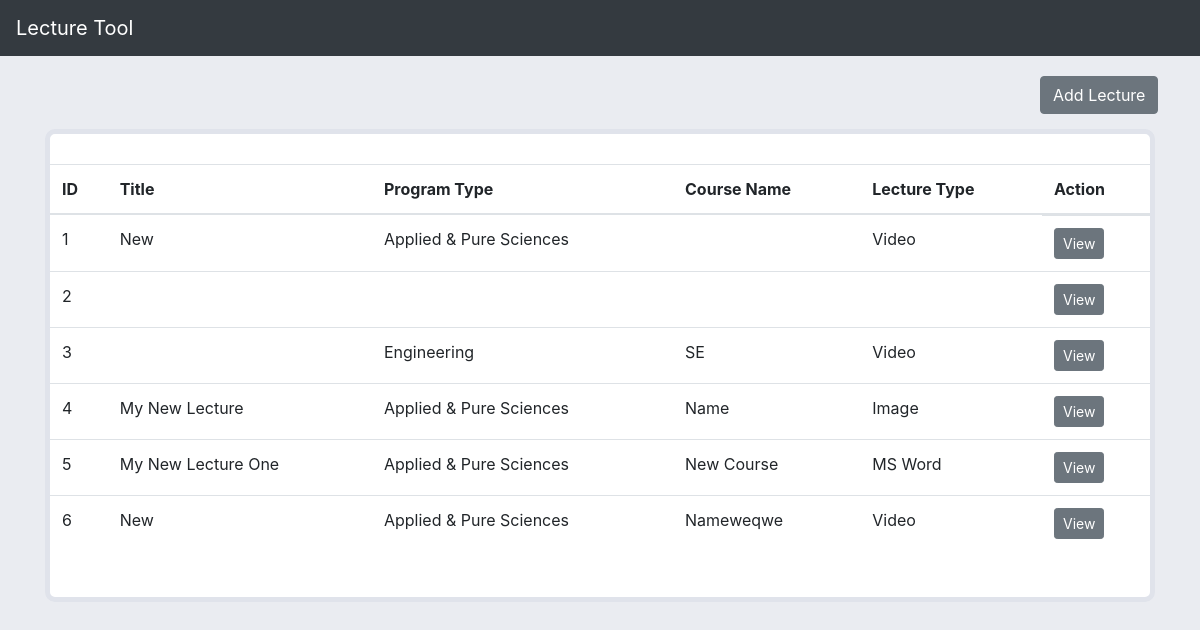
Page /list.php on the committed database.
### tables this page shows
CREATE TABLE IF NOT EXISTS `lectures` (
  `id` int(11) NOT NULL AUTO_INCREMENT,
  `lec_title` varchar(30) NOT NULL,
  `prog_type` varchar(50) NOT NULL,
  `course_name` varchar(30) NOT NULL,
  `lec_type` varchar(50) NOT NULL,
  `file_path` varchar(2000) NOT NULL,
  PRIMARY KEY (`id`)
);

### list.php (the view, shortened to what this page needs)
<!DOCTYPE html>
<html>
<head>
    <link href="css/bootstrap.min.css" rel="stylesheet">
    <link href="style.css" rel="stylesheet">
</head>
<body style="background:#eaecf1">
    <nav class="navbar navbar-expand-lg navbar-dark bg-dark">
        <a class="navbar-brand" href="list.php">Lecture Tool</a>
    </nav>
    <div class="container">
        <div class="row">
            <div class="col-sm-10"></div>
            <div class="col-sm-2">
                <a href="index.php" type="button" class="btn btn-secondary add-lec-btn" id="list_lec_btn">Add Lecture</a>
            </div>
        </div>
        <div class="row lec_list-cls" id="lec_list">
            <table class="table">
                <thead>
                    <tr>
                        <th scope="col">ID</th>
                        <th scope="col">Title</th>
                        <th scope="col">Program Type</th>
                        <th scope="col">Course Name</th>
                        <th scope="col">Lecture Type</th>
                        <th scope="col">Action</th>
                    </tr>
                </thead>
                <tbody>
                <?php
                    $servername = "localhost";
                    $database = "lecture";
                    $username = "root";
                    $password = "123456";
                    $db = mysqli_connect($servername, $username, $password, $database);
                    $query = mysqli_query($db, "SELECT * FROM lectures") or die (mysqli_error($dbconnect));
                    while ($row = mysqli_fetch_array($query)) {
                        echo
                         "<tr>
                            <td>{$row['id']}</td>
                            <td>{$row['lec_title']}</td>
                            <td>{$row['prog_type']}</td>
                            <td>{$row['course_name']}</td>
                            <td>{$row['lec_type']}</td>
                            <td style='display: flex'>
                                <form action='list.php' method='post'>
                                    <input type='submit' name='view' class='btn btn-secondary btn-sm' value='View' />
                                    <input type='hidden' name='id' value='{$row['id']}'/>
                                </form>
                                <!--<form action='list.php' method='post'>
                                     <input type='submit' name='delete' class='btn btn-danger btn-sm' value='Delete' />
                                     <input type='hidden' name='id' value='{$row['id']}'/>
                                 </form> -->
                            </td>
                         </tr>";
                      }
                ?>
                </tbody>
            </table>
        </div>
    </div>
</body>
</html>

### style.css (style rules this page uses)
.lec_list-cls { background: #fff; margin-top: 20px; border-radius: 10px; border: 5px solid #e0e3eb; margin: 0 auto; padding: 30px 0 30px 0; }
.add-lec-btn { margin-top: 20px; margin-bottom: 15px; margin-left: 45px; }

### rows in the picture
lectures: id "1", lec_title "New", prog_type "Applied & Pure Sciences", lec_type "Video"
lectures: id "2"
lectures: id "3", prog_type "Engineering", course_name "SE", lec_type "Video"
lectures: id "4", lec_title "My New Lecture", prog_type "Applied & Pure Sciences", course_name "Name", lec_type "Image"
lectures: id "5", lec_title "My New Lecture One", prog_type "Applied & Pure Sciences", course_name "New Course", lec_type "MS Word"
lectures: id "6", lec_title "New", prog_type "Applied & Pure Sciences", course_name "Nameweqwe", lec_type "Video"
